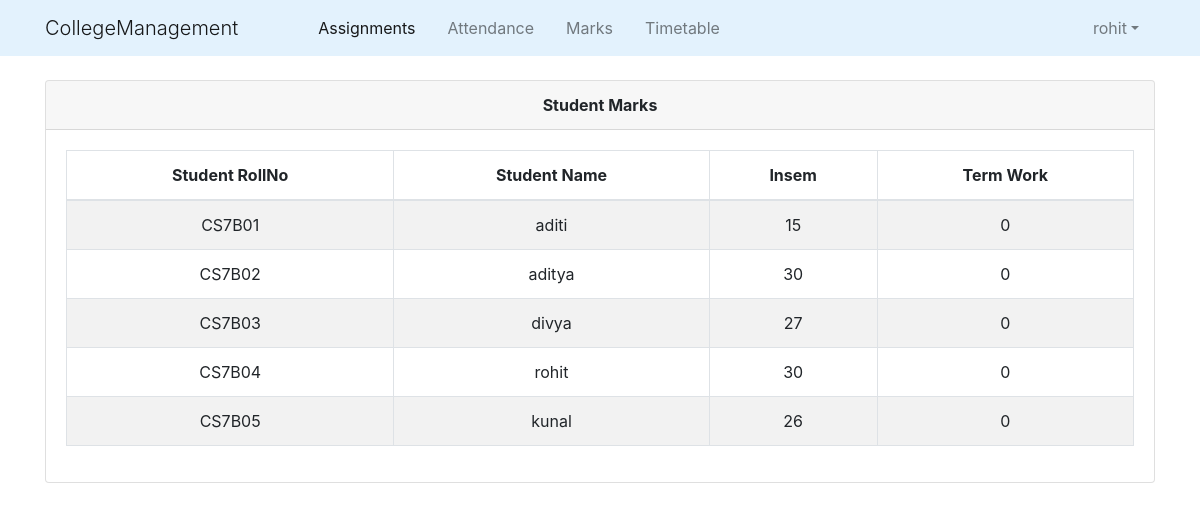
/staff/student/marks/11/ (signed in), run on an earlier commit of the app's database.
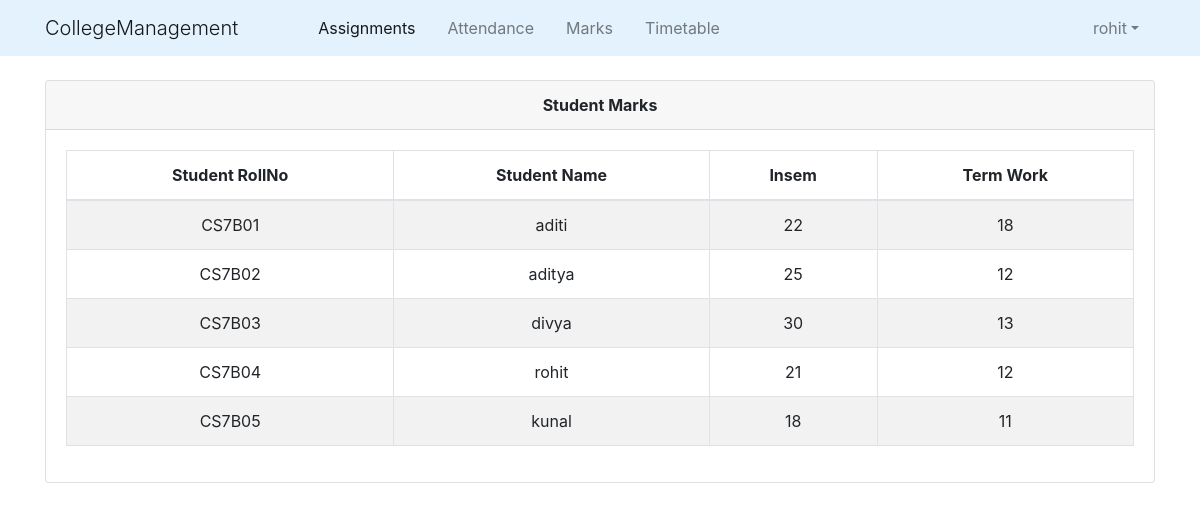
And on a later commit of the database.
### college_info/models.py (models this page shows, shortened)
class Marks(models.Model):
    student_course=models.ForeignKey(StudentCourse,on_delete=models.CASCADE)
    name = models.CharField(max_length=50,choices=test_name)
    marks = models.IntegerField(default=0,validators=[MinValueValidator(0),MaxValueValidator(100)])
    class Meta:
        unique_together=(('student_course','name'),)

### college_info/views.py (the view)
# urls.py: path('staff/student/marks/<slug:teaches_id>/',views.staff_student_marks,name='staff_student_marks'),
@login_required()
def staff_student_marks(request,teaches_id):
    teach = Teaches.objects.get(id=teaches_id)
    sclist = StudentCourse.objects.filter(student__in=teach.batch.student_set.all(),course=teach.course)
    return render(request,'college_info/staff_student_marks.html',{'sclist':sclist})

### college_info/models.py (called while the page is built)
    @property
    def is_student(self):
        if hasattr(self,'student'):
            return True
        else:
            return False

### college_info/templates/college_info/staff_student_marks.html
{% extends "college_info/base.html" %}
{% block content %}
    <div class="container">
        <div class="card">
            <div class="card-header text-center">
                <b>Student Marks</b>
            </div>
            <div class="card-body">
                <div class="table-responsive">
                    <table class="table table-bordered table-striped text-center">
                        <thead>
                            <tr>
                                <th>Student RollNo</th>
                                <th>Student Name</th>
                                <th>Insem</th>
                                <th>Term Work</th>
                            </tr>
                        </thead>
                        <tbody>
                            {% for sc in sclist %}
                                <tr>
                                    <td>{{ sc.student.roll_no }}</td>
                                    <td>{{ sc.student.name }}</td>
                                    {% for mark in sc.marks_set.all %}
                                        <td>{{ mark.marks }}</td>
                                    {% endfor %}
                                </tr>
                            {% empty %}
                                <p>Student Has No Course</p>
                            {% endfor %}
                        </tbody>
                    </table>
                </div>
            </div>
        </div>
    </div>
{% endblock content %}

What changed in the data, as far as the page shows it:
changed Marks (number 1 of 10 on the later page): marks "15" → "22"
changed Marks (number 2 of 10 on the later page): marks "0" → "18"
changed Marks (number 3 of 10 on the later page): marks "30" → "25"
changed Marks (number 4 of 10 on the later page): marks "0" → "12"
changed Marks (number 5 of 10 on the later page): marks "27" → "30"
changed Marks (number 6 of 10 on the later page): marks "0" → "13"
changed Marks (number 7 of 10 on the later page): marks "30" → "21"
changed Marks (number 8 of 10 on the later page): marks "0" → "12"
changed Marks (number 9 of 10 on the later page): marks "26" → "18"
changed Marks (number 10 of 10 on the later page): marks "0" → "11"
